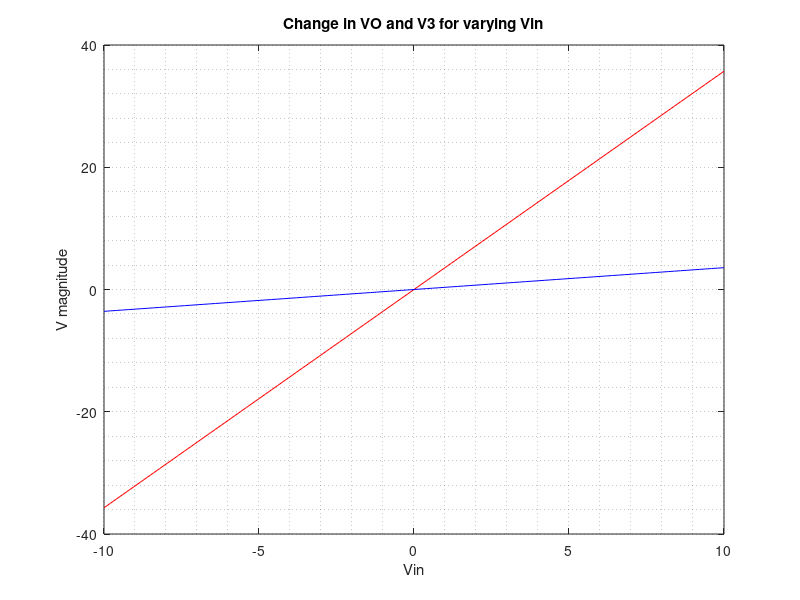
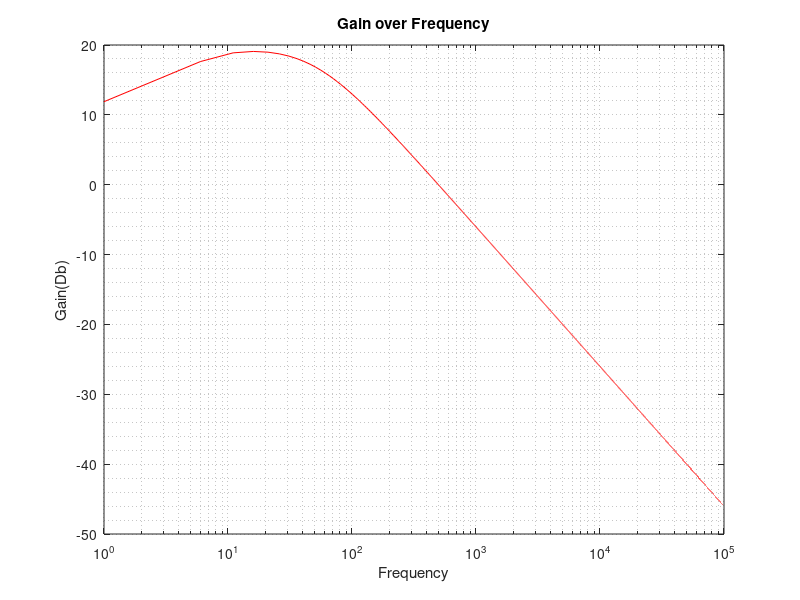
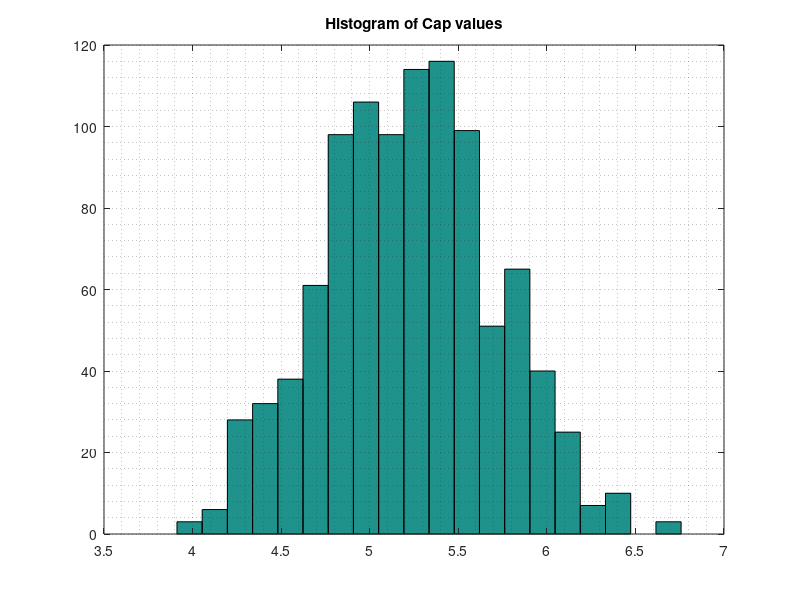

Source code (MATLAB) for these figures, in order:
close all;
clear
R1 = 1;
c = 0.25;
R2 = 2;
L = 0.2;
R3 = 10;
a = 100;
R4 = 0.1;
Ro = 1000;

G1 = 1/R1;
G2 = 1/R2;
G3 = 1/R3;
G4 = 1/R4;
Go = 1/Ro;

C = zeros(7,7);
C(2,1) = -c;
C(2,2) = c;
C(3,3) = -L;

G = [1 0 0 0 0 0 0;
    -G2 G1+G2 -1 0 0 0 0;
    0 1 0 -1 0 0 0;
    0 0 -1 G3 0 0 0;
    0 0 0 0 -a 1 0;
    0 0 0 G3 -1 0 0;
    0 0 0 0 0 -G4 G4+Go];

F = zeros(7,1);
VO = zeros(20,1);
count =1;
for i=-10:0.2:10
    F(1,1) = i;
    V = G\F;
    yup(count,1) = i;
    yup(count,2) = V(7);
    yup(count,3) = V(4);
    count = count +1;
end

figure (1);
plot(yup(:,1), yup(:,2),'r');
hold on;
plot(yup(:,1),yup(:,3),'b');
title 'Change in VO and V3 for varying Vin';
xlabel 'Vin';
ylabel 'V magnitude';
grid minor;

count = 1;
for i=1:5:100000
    F(1,1) = i;
    V = (G+C*1i*i)\F;
    yup2(count,1) = i;
    yup2(count,2) = 20*log10((V(7)/V(1)));
    
    count = count +1;
end

figure (2);
semilogx(yup2(:,1), yup2(:,2),'r');
title 'Gain over Frequency';
xlabel 'Frequency';
ylabel 'Gain(Db)';
grid minor;

cs = normrnd(c,0.05,1000,1);
count = 1;
for i=1:1:1000
    C(2,1) = -cs(i);
    C(2,2) = -C(2,1);
    F(1,1) = i;
    V = (G+1i*C*pi)\F;
    
    yup3(count,2) =(V(7))/V(1);
    
    count = count +1;
end

figure (3);
hist(real(yup3(:,2)),20);
title 'Histogram of Cap values';
grid minor;

